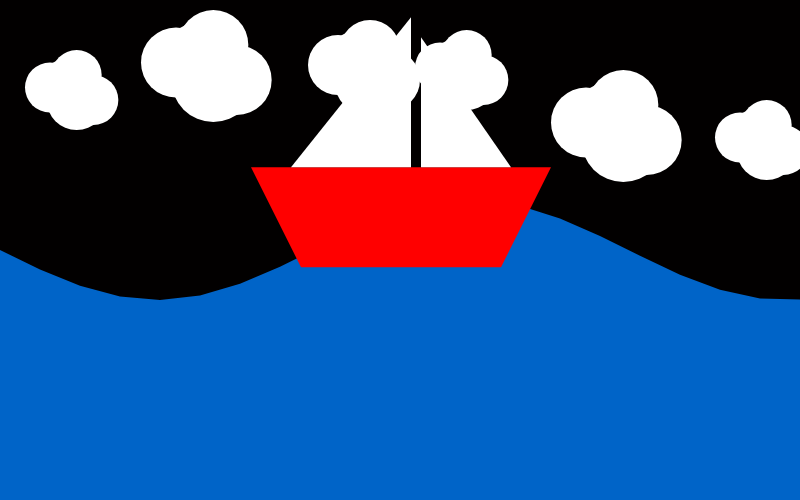
Frame 1 (no input)
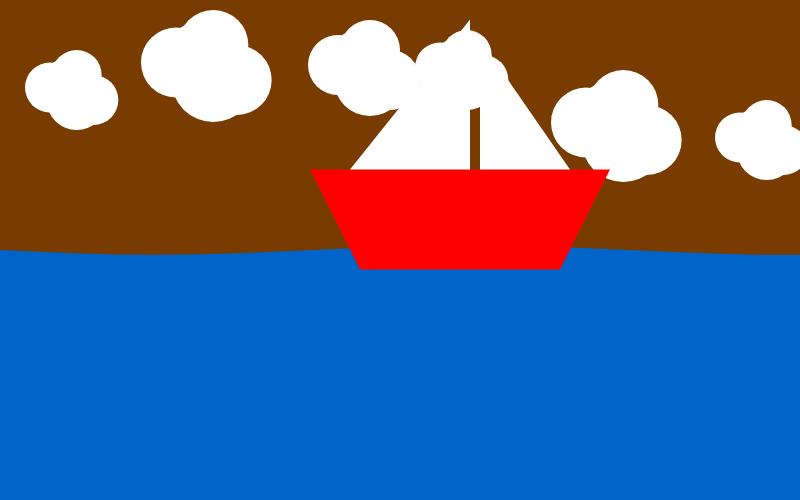
Frame 60 (no input)
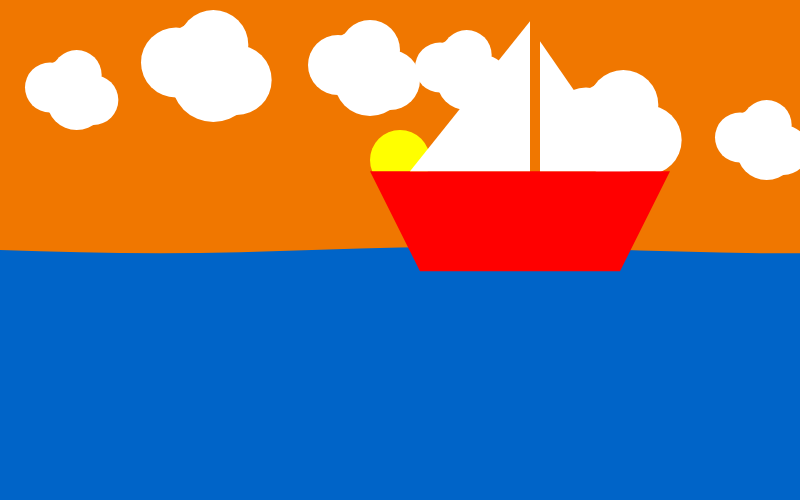
Frame 120 (the mouse pressed at the canvas centre since frame 60)

The p5.js sketch that drew these frames (run headless with seeded random() and noise() and a simulated clock; from frame 60 on, the mouse is pressed at the canvas centre):

// p5.js sketch
// ── sketch.js
// mengatur tinggi dan lebar canvas
const width = 800;
const height = 500;
// =====================//

// Background Color
let red=0;
let green=0;
let blue=0;
// 


// Variabel yang digunakan untuk membuat tinggi,kecepatan ombak,dan warna ombak
let waveHeight = 50;
let waveSpeed = 0.01;
let waveColor;
// 


// variabel yang digunakan untuk membuat ukuran matahri,warna matahari,dan posisi vertikan dan horizontal matahari
let sunSize = 60;
let sunColor;
let sunX = 400;
let sunY = 400
// 

// Set up boat variables
let boatWidth = 100;
let boatHeight = 50;
let boatX = width / 2;
let boatY;

// variabel untuk mengatur kecepatan animasi dari kapal
let boatSpeed = 1;
let boatDirection = 1;
// 

function setup() {
  createCanvas(width, height);
  // Mengatur Warna Ombaknya biru
  waveColor = color(0, 100, 200); 
  //
  
  // Mengatur Warna Matahari
  sunColor = color(255, 255, 0);
  // 
  
  //Memberikan Posisi agar Kapal berada diatas Ombak
  boatY = height / 2 - waveHeight - boatHeight / 2; 
  //   
}

function draw() {
  
  //Transisi warna ketika matahari terbit    
  colorTransition();

  // Draw sun
  drawSun();

  // Draw waves
  drawWaves();

  // Draw clouds
  drawClouds();

  // Update wave properties
  updateWave();
  
//   menampilkan kapal
  updateBoat()
  
}

function drawClouds() {
  drawCloudShape(60, 100, 50);
  drawCloudShape(190, 80, 70);
  drawCloudShape(350, 80, 60);
  drawCloudShape(450,80,50);
  drawCloudShape(600, 140  ,70);
  drawCloudShape(750, 150, 50);
}

function drawCloudShape(x, y, size) {
  noStroke();
  fill(255); 

  // Mengambar awan
  ellipse(x + size / 3, y, size * 1.2, size * 1.2);
  ellipse(x + size / 1.5, y, size, size);
  ellipse(x - size / 5, y - size / 4, size, size);
  ellipse(x + size / 5, y - size / 4, size * 1.2, size * 1.2);
  ellipse(x + size / 3, y - size / 2, size, size);
}

function drawSun() {
//   ketika posisi Vertikal(y) matahari belum mencapai 35 maka akan terus terus dikurangi dengan 2 ,sampai jika sudah posisi Y sudah 35 maka animasi akan berhenti
  noStroke();
  fill(sunColor)
  if (sunY <= height && sunY > 35) {
    sunY -= 2
    ellipse(sunX, sunY, sunSize, sunSize);
  } else if (sunY <= 35) {
    ellipse(sunX, 35, sunSize, sunSize);
  }
//   
}

function colorTransition() {
  if (green <= 165 || red <= 255) {
    background(red += 2, green++, blue);
  } else {
    background(red, green, blue);
  }
}

function drawWaves() {
  noStroke();
  fill(waveColor);

  // Draw a series of connected curves
  //   Menggambar agar vertek terkoneksi satu sama lain
  beginShape();


//   Melakukan perulangan dengan x coordinat setiap point pada vertek menggunakan for
  for (let x = 0; x <= width; x += 40) {
    //Calculate the y-coordinate based on the sine function
    //agar ombak gelombang stabil kita menambahkan function sin(Trigonometri)
    const y = height / 2 + sin(x * waveSpeed)* waveHeight;
  
    //Menambahkan vertek untuk setiap point     
    vertex(x, y);
  }
  vertex(width, height);
  vertex(0, height);

  endShape(CLOSE);
}

function updateWave() {
  // Meningkatkan tinggi ombak setiap waktu
  waveHeight = height / 70 + sin(frameCount * 0.1) * (height / 80);
 
}

// function agar kapal bergerak

function updateBoat() {
  // Mengerakan Perahu Secara Horizontal
  boatX += boatSpeed * boatDirection;
  //   mengubah posisi kapal ketika posisi x nya mentok
  if (boatX + boatWidth / 2 >= width || boatX - boatWidth / 2 <= 0) {
    boatDirection *= -1;
  }

  
//   agar gerakan perahu mengikuti ombak maka kita masukkan variabel boatY kedalam objek "boat"
  boatY = height / 2 - waveHeight - boatHeight / 2;
   var boat  = new Boat(boatX,boatY)
   boat.display()
    
}

class Boat {
  constructor(x, y) {
    //posisi corrdinate x kapal
    this.x = x;
    //
    
    //posisi corrdinate y kapal
    this.y = y;
    //     
  }

  display() {
    //translate untuk mengerakan objek berdasarkan posisi cooridante x dan y 
    translate(this.x, this.y);
//     
    fill(0, 255, 0);
    ellipse(0,0,20);
    //body kapal
    noStroke();
    fill('red');
    quad(-150, -50, 150, -50, 100, 50, -100, 50);
    //
    
    //layer kapal 1
    noStroke();
    fill('white');
    triangle(-110, -50, 10, -50, 10, -200);
    // 
    
    
    noStroke();
    fill('white');
    triangle(110, -50, 20, -50, 20, -180);
    
  }
}
